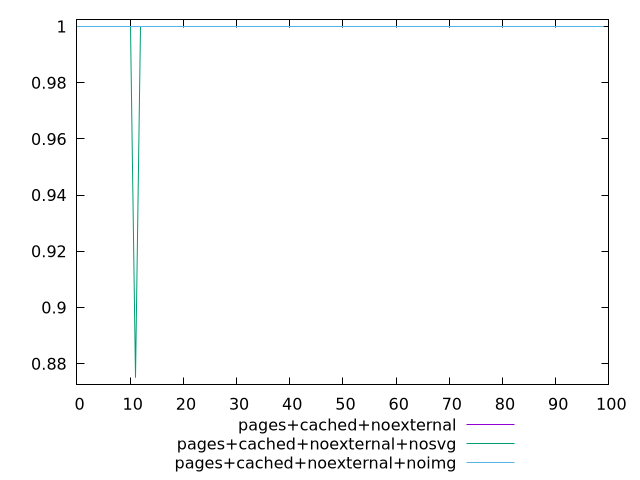

The script that saved this image:
$_pagesCachedNoexternal <<EOF
1
1
1
1
1
1
1
1
1
1
1
1
1
1
1
1
1
1
1
1
1
1
1
1
1
1
1
1
1
1
1
1
1
1
1
1
1
1
1
1
1
1
1
1
1
1
1
1
1
1
1
1
1
1
1
1
1
1
1
1
1
1
1
1
1
1
1
1
1
1
1
1
1
1
1
1
1
1
1
1
1
1
1
1
1
1
1
1
1
1
1
1
1
1
1
1
1
1
1
1
EOF
$_pagesCachedNoexternalNosvg <<EOF
1
1
1
1
1
1
1
1
1
1
1
0.875
1
1
1
1
1
1
1
1
1
1
1
1
1
1
1
1
1
1
1
1
1
1
1
1
1
1
1
1
1
1
1
1
1
1
1
1
1
1
1
1
1
1
1
1
1
1
1
1
1
1
1
1
1
1
1
1
1
1
1
1
1
1
1
1
1
1
1
1
1
1
1
1
1
1
1
1
1
1
1
1
1
1
1
1
1
1
1
1
EOF
$_pagesCachedNoexternalNoimg <<EOF
1
1
1
1
1
1
1
1
1
1
1
1
1
1
1
1
1
1
1
1
1
1
1
1
1
1
1
1
1
1
1
1
1
1
1
1
1
1
1
1
1
1
1
1
1
1
1
1
1
1
1
1
1
1
1
1
1
1
1
1
1
1
1
1
1
1
1
1
1
1
1
1
1
1
1
1
1
1
1
1
1
1
1
1
1
1
1
1
1
1
1
1
1
1
1
1
1
1
1
1
EOF
set key outside below
set terminal pngcairo
set output "report_00004_2020-11-02T20-21-41.718Z/unminified-javascript/unminified-javascript_pages+cached+noexternal_pages+cached+noexternal+nosvg_pages+cached+noexternal+noimg.png"
set yrange [0.8725:1.0025]
plot $_pagesCachedNoexternal title "pages+cached+noexternal" with line ,$_pagesCachedNoexternalNosvg title "pages+cached+noexternal+nosvg" with line ,$_pagesCachedNoexternalNoimg title "pages+cached+noexternal+noimg" with line ,
